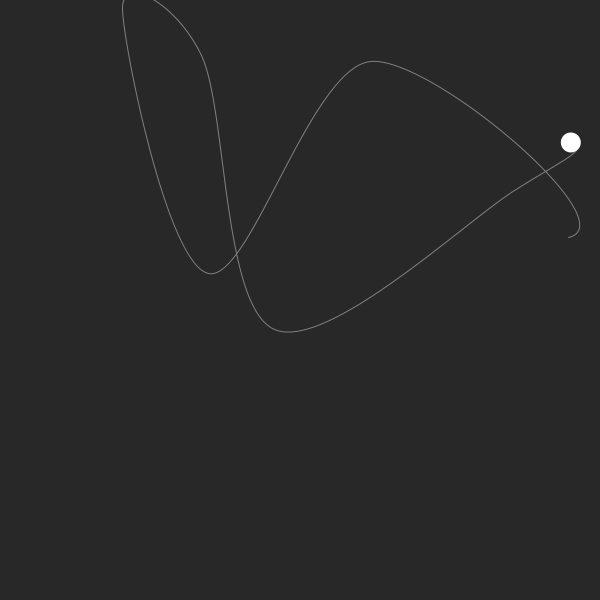
Frame 1 (no input)
Frame 60 (the mouse pressed at the canvas centre just before this capture): identical to frame 1, image omitted
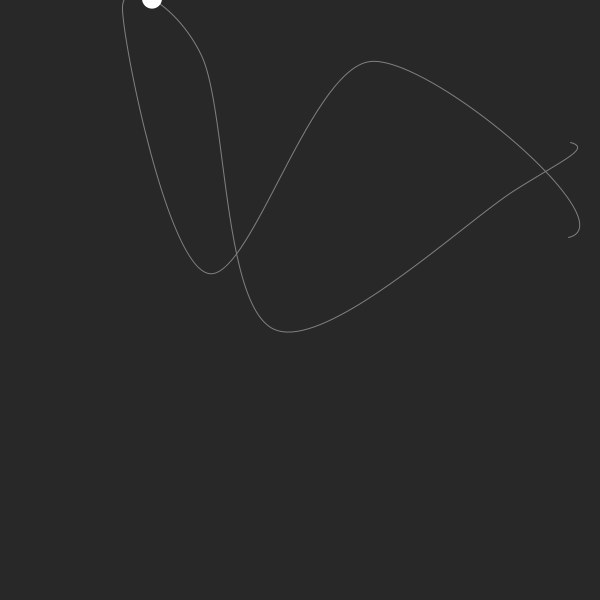
Frame 120 (the mouse held since frame 60 and released just before this capture)

The Processing sketch that drew these frames (run headless with seeded random() and noise(); from frame 60 on, the mouse is pressed at the canvas centre):

// Processing sketch: processing_83150
// ── processing_83150.pde

ArrayList<PVector> points;
 
 
void setup() {
  size(600, 600);
 
  points = new ArrayList<PVector>();
 
  for (int i = 0; i < 10; i++) {         // Create ten random points
    PVector p = new PVector(random(0, width), random(0, height));
    points.add(p);
  }
}
 
 
void draw() {
  background(40);
 
  noFill();
  stroke(128);

  beginShape();
 
  for (int i = 0; i < points.size(); i++) {      // Go through all points and draw them as a shape
    PVector p = points.get(i);
    curveVertex(p.x, p.y);
  }
 
  endShape();
   
 
  float progress = map(mouseX, 0, width, 0, points.size() - 3);
 
  int index = floor(progress);     // On which segment are we in the path?
 
  PVector firstP = points.get(index);    
  PVector secondP = points.get(index + 1);
  PVector thirdP = points.get(index + 2);
  PVector fourthP = points.get(index + 3); 
   
  float px = curvePoint(firstP.x, secondP.x, thirdP.x, fourthP.x, progress - index);
  float py = curvePoint(firstP.y, secondP.y, thirdP.y, fourthP.y, progress - index);
   
   
  fill(255);
  noStroke();
  ellipse(px, py, 20, 20);     // Draw the point we were looking for
}
